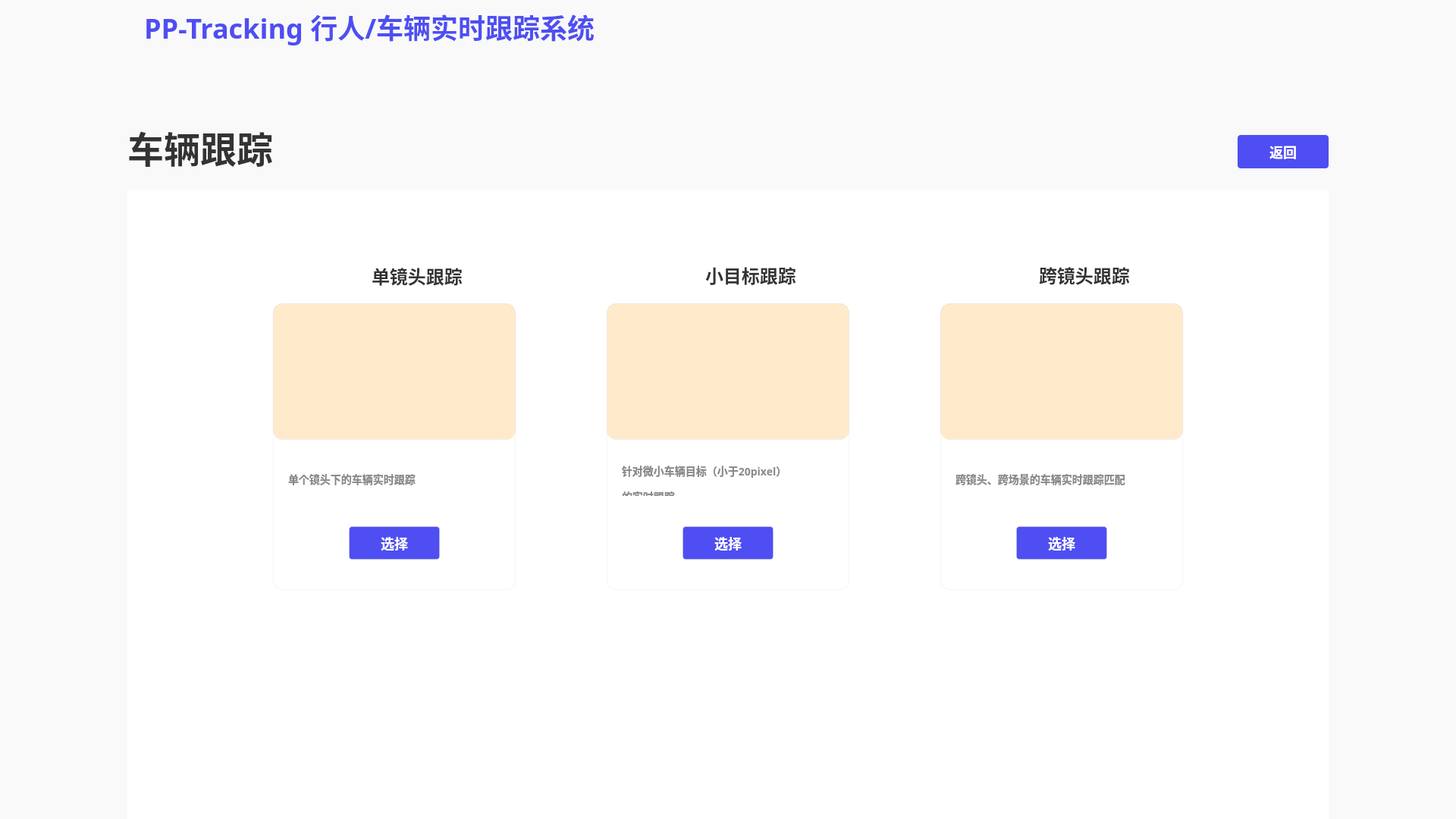
<?xml version="1.0" encoding="UTF-8"?>
<ui version="4.0">
 <class>MainWindow</class>
 <widget class="QMainWindow" name="MainWindow">
  <property name="geometry">
   <rect>
    <x>0</x>
    <y>0</y>
    <width>1920</width>
    <height>1080</height>
   </rect>
  </property>
  <property name="windowTitle">
   <string>MainWindow</string>
  </property>
  <widget class="QWidget" name="centralwidget">
   <property name="styleSheet">
    <string notr="true">QWidget{
width: 1920px;
height: 1080px;
background: #F9F9F9;
}</string>
   </property>
   <widget class="QLabel" name="label">
    <property name="geometry">
     <rect>
      <x>0</x>
      <y>0</y>
      <width>161</width>
      <height>91</height>
     </rect>
    </property>
    <property name="styleSheet">
     <string notr="true">QLabel{
width: 212px;
height: 112px;
background: linear-gradient(270deg, #5453FF 0%, #553BD2 100%);
box-shadow: 0px 0px 20px 0px rgba(109, 80, 249, 0.4);
}</string>
    </property>
    <property name="text">
     <string/>
    </property>
    <property name="pixmap">
     <pixmap resource="../firstSource.qrc">:/1/source/first/1.PNG</pixmap>
    </property>
    <property name="scaledContents">
     <bool>true</bool>
    </property>
   </widget>
   <widget class="QLabel" name="label_2">
    <property name="geometry">
     <rect>
      <x>0</x>
      <y>10</y>
      <width>131</width>
      <height>61</height>
     </rect>
    </property>
    <property name="text">
     <string/>
    </property>
    <property name="pixmap">
     <pixmap resource="../firstSource.qrc">:/1/source/first/PP.PNG</pixmap>
    </property>
    <property name="scaledContents">
     <bool>true</bool>
    </property>
   </widget>
   <widget class="QLabel" name="label_3">
    <property name="geometry">
     <rect>
      <x>0</x>
      <y>0</y>
      <width>1920</width>
      <height>71</height>
     </rect>
    </property>
    <property name="styleSheet">
     <string notr="true">QLabel{
width: 1920px;
height: 96px;
background: #F9F9F9;
box-shadow: 0px 4px 0px 0px rgba(221, 221, 221, 0.3);
}</string>
    </property>
    <property name="text">
     <string/>
    </property>
   </widget>
   <widget class="QLabel" name="label_4">
    <property name="geometry">
     <rect>
      <x>190</x>
      <y>10</y>
      <width>671</width>
      <height>51</height>
     </rect>
    </property>
    <property name="styleSheet">
     <string notr="true">QLabel{
width: 592px;
height: 52px;
font-size: 36px;
font-family: AlibabaPuHuiTi_2_75_SemiBold;
background: #F9F9F9;
color: #4E4EF2;
line-height: 52px;
font-weight: bold;
}</string>
    </property>
    <property name="text">
     <string>PP-Tracking 行人/车辆实时跟踪系统</string>
    </property>
   </widget>
   <widget class="QWidget" name="widget" native="true">
    <property name="geometry">
     <rect>
      <x>168</x>
      <y>250</y>
      <width>1584</width>
      <height>830</height>
     </rect>
    </property>
    <property name="styleSheet">
     <string notr="true">QWidget{
width: 1584px;
height: 830px;
background: #FFFFFF;
}</string>
    </property>
    <widget class="QWidget" name="widget1" native="true">
     <property name="geometry">
      <rect>
       <x>192</x>
       <y>150</y>
       <width>320</width>
       <height>378</height>
      </rect>
     </property>
     <property name="styleSheet">
      <string notr="true">QWidget{
width: 320px;
height: 378px;
background: #FFFFFF;
box-shadow: 0px 0px 50px 0px rgba(0, 0, 0, 0.06);
border-radius: 12px;
border: 1px solid rgba(221, 221, 221, 0.3);
}</string>
     </property>
     <widget class="QLabel" name="label_7">
      <property name="geometry">
       <rect>
        <x>0</x>
        <y>0</y>
        <width>320</width>
        <height>180</height>
       </rect>
      </property>
      <property name="styleSheet">
       <string notr="true">QLabel{
background: rgba(255, 155, 0, 51);
}</string>
      </property>
      <property name="text">
       <string/>
      </property>
     </widget>
     <widget class="QLabel" name="label_8">
      <property name="geometry">
       <rect>
        <x>20</x>
        <y>210</y>
        <width>288</width>
        <height>44</height>
       </rect>
      </property>
      <property name="styleSheet">
       <string notr="true">QLabel{
width: 280px;
height: 44px;
font-size: 14px;
font-family: AlibabaPuHuiTi_2_55_Regular;
color: #888888;
line-height: 22px;

box-shadow: 0px 0px 0px 0px rgba(0, 0, 0, 0.06);
border-radius: 0px;
border: 0px solid rgba(221, 221, 221, 0.3);
font-weight: bold;
}</string>
      </property>
      <property name="text">
       <string>&lt;html&gt;&lt;head/&gt;&lt;body&gt;&lt;p&gt;单个镜头下的车辆实时跟踪&lt;/p&gt;&lt;/body&gt;&lt;/html&gt;</string>
      </property>
     </widget>
     <widget class="QPushButton" name="pushButton">
      <property name="geometry">
       <rect>
        <x>100</x>
        <y>294</y>
        <width>120</width>
        <height>44</height>
       </rect>
      </property>
      <property name="styleSheet">
       <string notr="true">QPushButton{
font-size: 18px;
font-family: AlibabaPuHuiTi_2_65_Medium;
color: #FFFFFF;	
line-height: 26px;

width: 120px;
height: 44px;
background: #4E4EF2;
border-radius: 4px;
font-weight: bold;
}

QPushButton:hover{
width: 120px;
height: 44px;
background: rgba(78, 78, 242, 204);
border-radius: 4px;
opacity: 0.8;

font-size: 18px;
font-family: AlibabaPuHuiTi_2_65_Medium;
color: #FFFFFF;	
line-height: 26px;
font-weight: bold;
}</string>
      </property>
      <property name="text">
       <string>选择</string>
      </property>
     </widget>
    </widget>
    <widget class="QLabel" name="label_6">
     <property name="geometry">
      <rect>
       <x>322</x>
       <y>93</y>
       <width>131</width>
       <height>41</height>
      </rect>
     </property>
     <property name="styleSheet">
      <string notr="true">QLabel{
width: 95px;
height: 36px;
font-size: 24px;
font-family: AlibabaPuHuiTi_2_65_Medium;
color: #333333;
line-height: 36px;
font-weight: bold;
}</string>
     </property>
     <property name="text">
      <string>单镜头跟踪</string>
     </property>
    </widget>
    <widget class="QLabel" name="label_9">
     <property name="geometry">
      <rect>
       <x>262</x>
       <y>86</y>
       <width>48</width>
       <height>48</height>
      </rect>
     </property>
     <property name="text">
      <string/>
     </property>
     <property name="pixmap">
      <pixmap resource="../firstSource.qrc">:/1/source/first/icon／单镜头@2x.png</pixmap>
     </property>
     <property name="scaledContents">
      <bool>true</bool>
     </property>
    </widget>
    <widget class="QWidget" name="widget1_2" native="true">
     <property name="geometry">
      <rect>
       <x>632</x>
       <y>150</y>
       <width>320</width>
       <height>378</height>
      </rect>
     </property>
     <property name="styleSheet">
      <string notr="true">QWidget{
width: 320px;
height: 378px;
background: #FFFFFF;
box-shadow: 0px 0px 50px 0px rgba(0, 0, 0, 0.06);
border-radius: 12px;
border: 1px solid rgba(221, 221, 221, 0.3);
}</string>
     </property>
     <widget class="QLabel" name="label_10">
      <property name="geometry">
       <rect>
        <x>0</x>
        <y>0</y>
        <width>320</width>
        <height>180</height>
       </rect>
      </property>
      <property name="styleSheet">
       <string notr="true">QLabel{
background: rgba(255, 155, 0, 51);
}</string>
      </property>
      <property name="text">
       <string/>
      </property>
     </widget>
     <widget class="QLabel" name="label_11">
      <property name="geometry">
       <rect>
        <x>20</x>
        <y>210</y>
        <width>288</width>
        <height>44</height>
       </rect>
      </property>
      <property name="styleSheet">
       <string notr="true">QLabel{
width: 280px;
height: 44px;
font-size: 14px;
font-family: AlibabaPuHuiTi_2_55_Regular;
color: #888888;
line-height: 22px;

box-shadow: 0px 0px 0px 0px rgba(0, 0, 0, 0.06);
border-radius: 0px;
border: 0px solid rgba(221, 221, 221, 0.3);
font-weight: bold;
}</string>
      </property>
      <property name="text">
       <string>&lt;html&gt;&lt;head/&gt;&lt;body&gt;&lt;p&gt;针对微小车辆目标（小于20pixel）&lt;/p&gt;&lt;p&gt;的实时跟踪&lt;/p&gt;&lt;/body&gt;&lt;/html&gt;</string>
      </property>
     </widget>
     <widget class="QPushButton" name="pushButton_2">
      <property name="geometry">
       <rect>
        <x>100</x>
        <y>294</y>
        <width>120</width>
        <height>44</height>
       </rect>
      </property>
      <property name="styleSheet">
       <string notr="true">QPushButton{
font-size: 18px;
font-family: AlibabaPuHuiTi_2_65_Medium;
color: #FFFFFF;	
line-height: 26px;

width: 120px;
height: 44px;
background: #4E4EF2;
border-radius: 4px;
font-weight: bold;
}

QPushButton:hover{
width: 120px;
height: 44px;
background: rgba(78, 78, 242, 204);
border-radius: 4px;
opacity: 0.8;

font-size: 18px;
font-family: AlibabaPuHuiTi_2_65_Medium;
color: #FFFFFF;	
line-height: 26px;
font-weight: bold;
}</string>
      </property>
      <property name="text">
       <string>选择</string>
      </property>
     </widget>
    </widget>
    <widget class="QLabel" name="label_12">
     <property name="geometry">
      <rect>
       <x>762</x>
       <y>92</y>
       <width>131</width>
       <height>41</height>
      </rect>
     </property>
     <property name="styleSheet">
      <string notr="true">QLabel{
width: 95px;
height: 36px;
font-size: 24px;
font-family: AlibabaPuHuiTi_2_65_Medium;
color: #333333;
line-height: 36px;
font-weight: bold;
}</string>
     </property>
     <property name="text">
      <string>小目标跟踪</string>
     </property>
    </widget>
    <widget class="QLabel" name="label_13">
     <property name="geometry">
      <rect>
       <x>702</x>
       <y>86</y>
       <width>48</width>
       <height>48</height>
      </rect>
     </property>
     <property name="text">
      <string/>
     </property>
     <property name="pixmap">
      <pixmap resource="../firstSource.qrc">:/1/source/first/small.PNG</pixmap>
     </property>
     <property name="scaledContents">
      <bool>true</bool>
     </property>
    </widget>
    <widget class="QWidget" name="widget1_3" native="true">
     <property name="geometry">
      <rect>
       <x>1072</x>
       <y>150</y>
       <width>320</width>
       <height>378</height>
      </rect>
     </property>
     <property name="styleSheet">
      <string notr="true">QWidget{
width: 320px;
height: 378px;
background: #FFFFFF;
box-shadow: 0px 0px 50px 0px rgba(0, 0, 0, 0.06);
border-radius: 12px;
border: 1px solid rgba(221, 221, 221, 0.3);
}</string>
     </property>
     <widget class="QLabel" name="label_14">
      <property name="geometry">
       <rect>
        <x>0</x>
        <y>0</y>
        <width>320</width>
        <height>180</height>
       </rect>
      </property>
      <property name="styleSheet">
       <string notr="true">QLabel{
background: rgba(255, 155, 0, 51);
}</string>
      </property>
      <property name="text">
       <string/>
      </property>
     </widget>
     <widget class="QLabel" name="label_15">
      <property name="geometry">
       <rect>
        <x>20</x>
        <y>210</y>
        <width>288</width>
        <height>44</height>
       </rect>
      </property>
      <property name="styleSheet">
       <string notr="true">QLabel{
width: 280px;
height: 44px;
font-size: 14px;
font-family: AlibabaPuHuiTi_2_55_Regular;
color: #888888;
line-height: 22px;

box-shadow: 0px 0px 0px 0px rgba(0, 0, 0, 0.06);
border-radius: 0px;
border: 0px solid rgba(221, 221, 221, 0.3);
font-weight: bold;
}</string>
      </property>
      <property name="text">
       <string>&lt;html&gt;&lt;head/&gt;&lt;body&gt;&lt;p&gt;跨镜头、跨场景的车辆实时跟踪匹配&lt;/p&gt;&lt;/body&gt;&lt;/html&gt;</string>
      </property>
     </widget>
     <widget class="QPushButton" name="pushButton_3">
      <property name="geometry">
       <rect>
        <x>100</x>
        <y>294</y>
        <width>120</width>
        <height>44</height>
       </rect>
      </property>
      <property name="styleSheet">
       <string notr="true">QPushButton{
font-size: 18px;
font-family: AlibabaPuHuiTi_2_65_Medium;
color: #FFFFFF;	
line-height: 26px;

width: 120px;
height: 44px;
background: #4E4EF2;
border-radius: 4px;
font-weight: bold;
}

QPushButton:hover{
width: 120px;
height: 44px;
background: rgba(78, 78, 242, 204);
border-radius: 4px;
opacity: 0.8;

font-size: 18px;
font-family: AlibabaPuHuiTi_2_65_Medium;
color: #FFFFFF;	
line-height: 26px;
font-weight: bold;
}</string>
      </property>
      <property name="text">
       <string>选择</string>
      </property>
     </widget>
    </widget>
    <widget class="QLabel" name="label_16">
     <property name="geometry">
      <rect>
       <x>1202</x>
       <y>92</y>
       <width>131</width>
       <height>41</height>
      </rect>
     </property>
     <property name="styleSheet">
      <string notr="true">QLabel{
width: 95px;
height: 36px;
font-size: 24px;
font-family: AlibabaPuHuiTi_2_65_Medium;
color: #333333;
line-height: 36px;
font-weight: bold;
}</string>
     </property>
     <property name="text">
      <string>跨镜头跟踪</string>
     </property>
    </widget>
    <widget class="QLabel" name="label_17">
     <property name="geometry">
      <rect>
       <x>1142</x>
       <y>86</y>
       <width>48</width>
       <height>48</height>
      </rect>
     </property>
     <property name="text">
      <string/>
     </property>
     <property name="pixmap">
      <pixmap resource="../firstSource.qrc">:/1/source/first/icon／跨镜头.png</pixmap>
     </property>
     <property name="scaledContents">
      <bool>true</bool>
     </property>
    </widget>
   </widget>
   <widget class="QLabel" name="label_5">
    <property name="geometry">
     <rect>
      <x>168</x>
      <y>168</y>
      <width>211</width>
      <height>52</height>
     </rect>
    </property>
    <property name="styleSheet">
     <string notr="true">QLabel{
width: 189px;
height: 52px;
font-size: 48px;
font-family: AlibabaPuHuiTi_2_55_Regular;
color: #333333;
line-height: 52px;
font-weight:bold;
}</string>
    </property>
    <property name="text">
     <string>车辆跟踪</string>
    </property>
   </widget>
   <widget class="QPushButton" name="pushButton_12">
    <property name="geometry">
     <rect>
      <x>1632</x>
      <y>178</y>
      <width>120</width>
      <height>44</height>
     </rect>
    </property>
    <property name="styleSheet">
     <string notr="true">QPushButton{
font-size: 18px;
font-family: AlibabaPuHuiTi_2_65_Medium;
color: #FFFFFF;	
line-height: 26px;

width: 120px;
height: 44px;
background: #4E4EF2;
border-radius: 4px;
font-weight: bold;
}

QPushButton:hover{
width: 120px;
height: 44px;
background: rgba(78, 78, 242, 204);
border-radius: 4px;
opacity: 0.8;

font-size: 18px;
font-family: AlibabaPuHuiTi_2_65_Medium;
color: #FFFFFF;	
line-height: 26px;
font-weight: bold;
}</string>
    </property>
    <property name="text">
     <string>返回</string>
    </property>
   </widget>
   <zorder>label_3</zorder>
   <zorder>label</zorder>
   <zorder>label_2</zorder>
   <zorder>label_4</zorder>
   <zorder>widget</zorder>
   <zorder>label_5</zorder>
   <zorder>pushButton_12</zorder>
  </widget>
 </widget>
 <resources>
  <include location="../firstSource.qrc"/>
  <include location="../secondSource.qrc"/>
 </resources>
 <connections/>
</ui>
